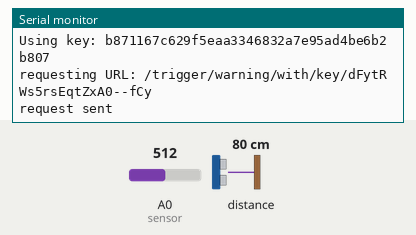
The sketch below on a simulated ESP8266 (NodeMCU). On the bench: the last lines printed to the serial monitor. Wiring (inferred from the names in the program): ultrasonic range finder: trigger GPIO 2; echo GPIO 0. Inputs (shaded band) come from the test bench; at power-on: distance to the obstacle 80 cm, A0 (sensor) = 512. The echo pulse lasts 58.3 µs per cm; WiFi joins after 1.5 s; servers stay silent unless stated.

Above: at 2.7 s.
2.8 s: distance to the obstacle set to 2 cm
At 3.87 s:
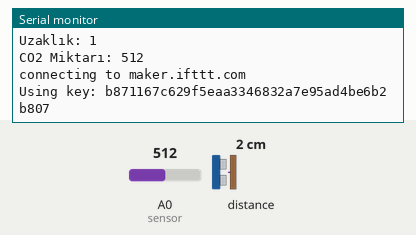
5.7 s: A0 (sensor) set to 716
At 6.08 s:
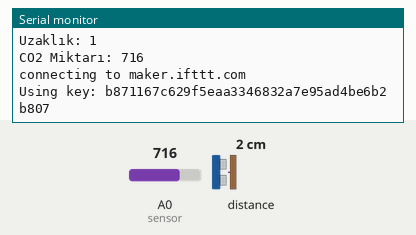
8.6 s: distance to the obstacle set to 4 cm
At 10.9 s:
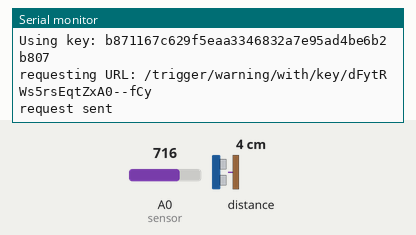
11.5 s: A0 (sensor) set to 900
At 12.7 s:
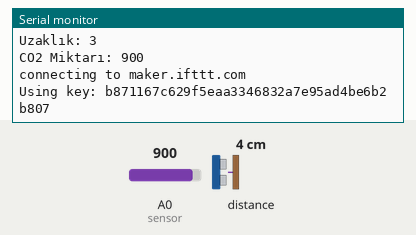
Timing chart, 0 to 14.5 s (numbered marks = the images above; inputs shaded):
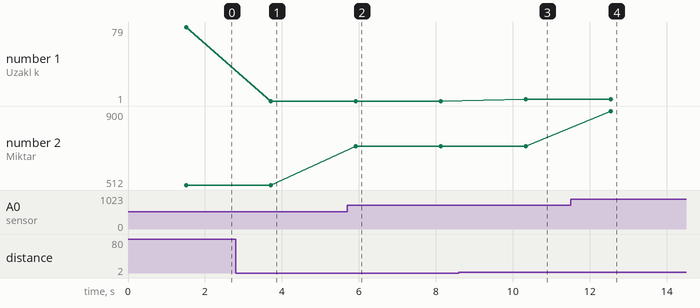

Measured:
- after the input at 2.8 s, the serial monitor: prints a new line after 0.91 s (image 1)
- after the input at 5.7 s, the serial monitor: prints a new line after 0.22 s (image 2)
- after the input at 8.6 s, the serial monitor: prints a new line after 1.7 s (image 3)
- after the input at 11.5 s, the serial monitor: prints a new line after 1.0 s (image 4)
- plotted number 1: 79 → 1 after the input at 2.8 s, 1 → 3 after the input at 8.6 s
- plotted number 2: 512 → 716 after the input at 5.7 s, 716 → 900 after the input at 11.5 s

The sketch:

Enesinki.ino
```cpp
#include<ESP8266WiFi.h>
#include<WiFiClientSecure.h>

int sensor = A0;
// Set the initial sensorValue to 0
int sensorValue = 0;
// defines pins numbers
const int trigPin = 2;  //D4
const int echoPin = 0;  //D3
//WiFi connection
const char* ssid = "Enes";
const char* password = "enesbilal77";

const char* host = "maker.ifttt.com";
const int httpsPort = 443;

const char* key = "b871167c629f5eaa3346832a7e95ad4be6b2b807";

// defines variables
long duration;
int distance;
BearSSL::WiFiClientSecure client;

void setup() {
  pinMode(trigPin, OUTPUT); // Sets the trigPin as an Output
  pinMode(echoPin, INPUT); // Sets the echoPin as an Input
  Serial.begin(115200);
  Serial.println();
  Serial.print("connecting to ");
  Serial.println(ssid);
  WiFi.begin(ssid, password);
  while (WiFi.status() != WL_CONNECTED) {
  delay(500);
  Serial.print(".");
  }
  Serial.println("");
  Serial.println("WiFi connected");
  Serial.println("IP address: ");
  Serial.println(WiFi.localIP());
  client.setInsecure();
}

void loop() {
  // Clears the trigPin
  digitalWrite(trigPin, LOW);
  delayMicroseconds(2);

  // Sets the trigPin on HIGH state for 10 micro seconds
  digitalWrite(trigPin, HIGH);
  delayMicroseconds(10);
  digitalWrite(trigPin, LOW);

  // Reads the echoPin, returns the sound wave travel time in microseconds
  duration = pulseIn(echoPin, HIGH);

  // Calculating the distance
  distance = duration*0.034/2;
  // Prints the distance on the Serial Monitor
  Serial.print("Uzaklık: ");
  Serial.println(distance);

  // Read the input on analog pin 0 (named 'sensor')
  // Print out the value you read
  sensorValue = analogRead(sensor);
  Serial.print("CO2 Miktarı: ");
  Serial.println(sensorValue, DEC);

  if (distance<=100){
    Serial.print("connecting to ");
    Serial.println(host);
    Serial.print("Using key: ");
    Serial.println(key);
    client.setFingerprint(key);

    if(!client.connect(host, httpsPort))
    {
    Serial.println("connection failed");
    return;
    }

    String url = "/trigger/warning/with/key/dFytRWs5rsEqtZxA0--fCy";
    Serial.print("requesting URL: ");
    Serial.println(url);

    client.print(String("GET ") + url + " HTTP/1.1\r\n" +
      "Host: " + host + "\r\n" +
      "User-Agent: BuildFailureDetectorESP8266\r\n" +
      "Connection: close\r\n\r\n");

    Serial.println("request sent");
   }


    if (sensorValue>=1000){
    Serial.print("connecting to ");
    Serial.println(host);
    Serial.print("Using key: ");
    Serial.println(key);
    client.setFingerprint(key);

    if(!client.connect(host, httpsPort))
    {
    Serial.println("connection failed");
    return;
    }

    String url = "/trigger/warning2/with/key/dFytRWs5rsEqtZxA0--fCy";
    Serial.print("requesting URL: ");
    Serial.println(url);

    client.print(String("GET ") + url + " HTTP/1.1\r\n" +
      "Host: " + host + "\r\n" +
      "User-Agent: BuildFailureDetectorESP8266\r\n" +
      "Connection: close\r\n\r\n");

    Serial.println("request sent");
   }


delay(2000);
}
```
